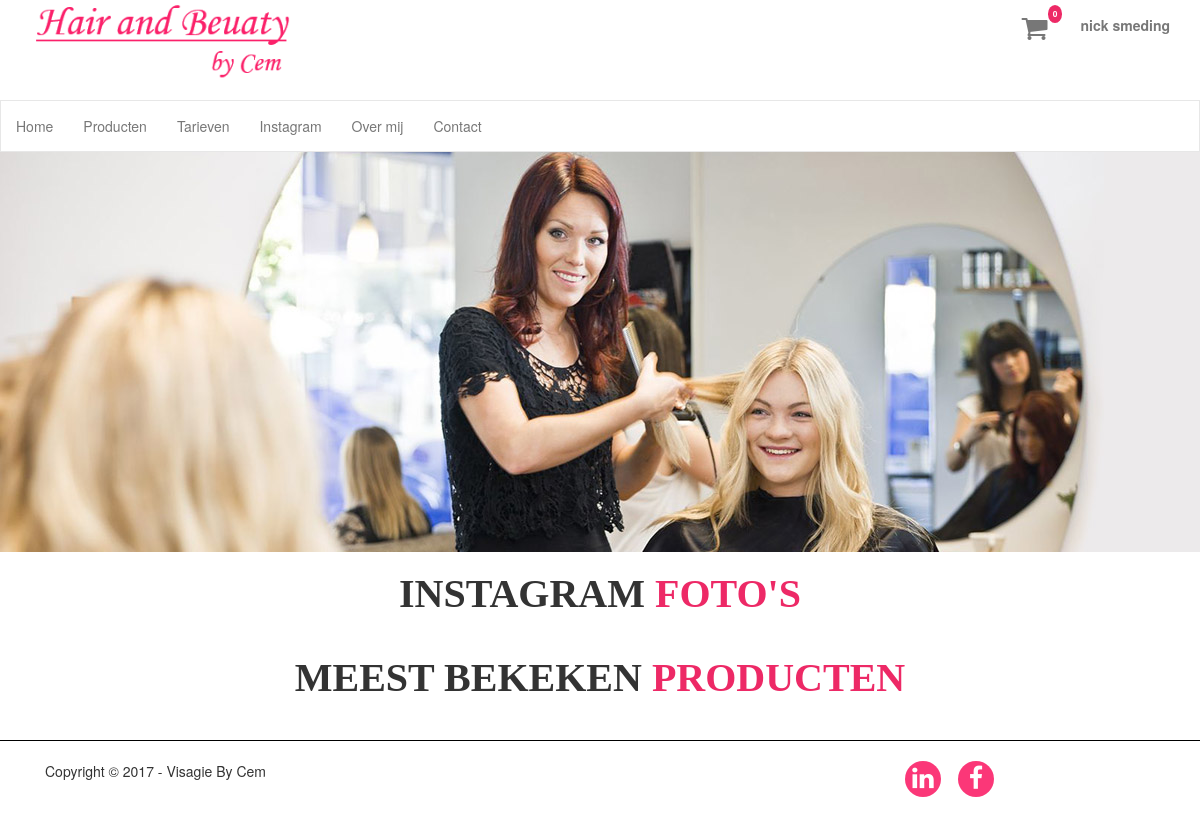
Before: /view/homepage.php (signed in) with the older database file.
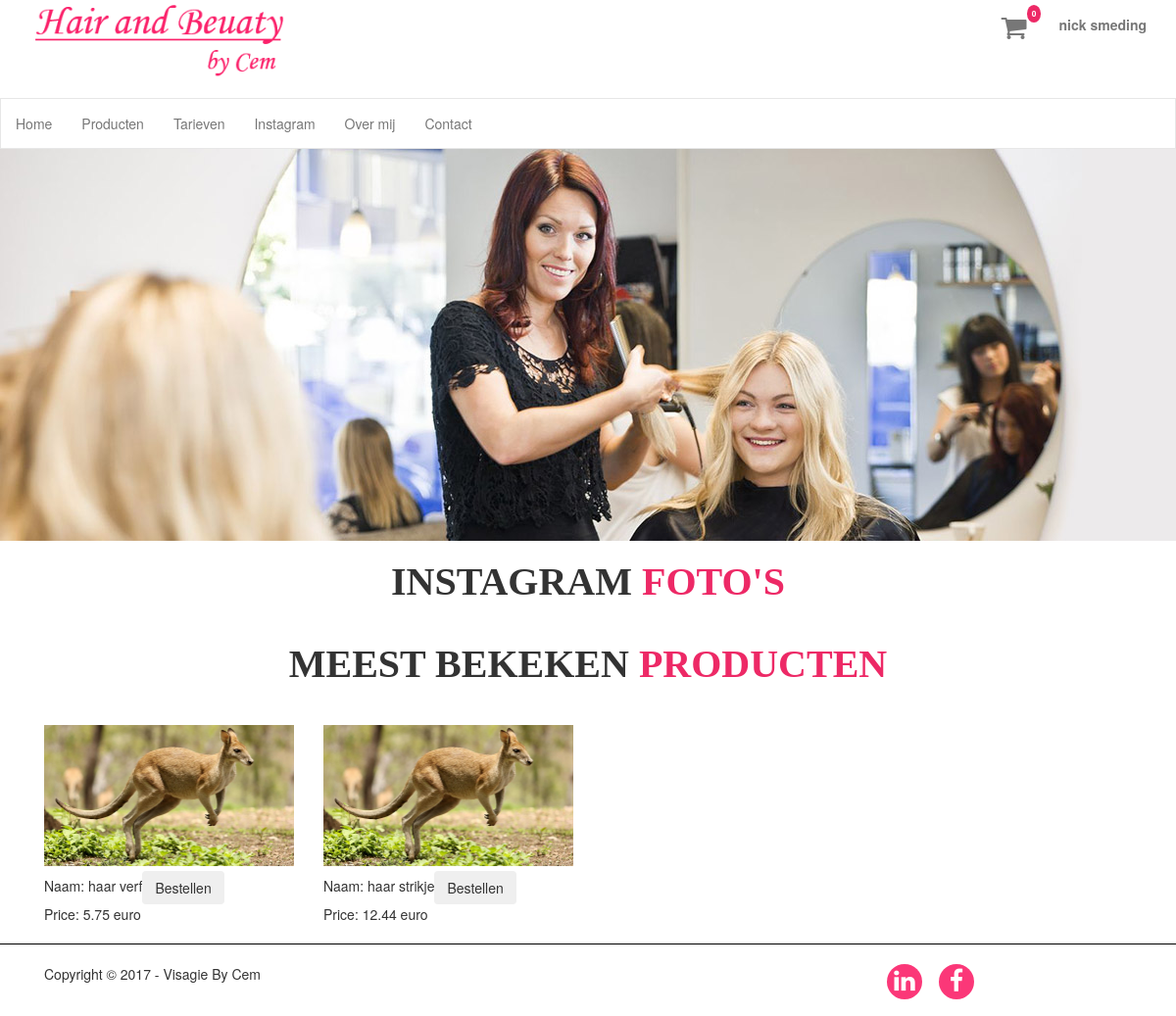
After: the same page with the newer database file.
### tables this page shows
CREATE TABLE IF NOT EXISTS `product` (
`id` int(8) NOT NULL,
  `img` int(8) DEFAULT NULL,
  `description` varchar(128) NOT NULL,
  `category` int(2) DEFAULT NULL,
  `stock` int(4) NOT NULL,
  `name` varchar(64) NOT NULL,
  `price` float NOT NULL,
  `active` tinyint(1) NOT NULL
);

CREATE TABLE IF NOT EXISTS `image` (
`id` int(8) NOT NULL,
  `path` varchar(64) NOT NULL,
  `date` date NOT NULL,
  `filename` varchar(32) NOT NULL
);

### classes/database.class.php (called while the page is built, shortened)
<?php
    class Database{
        private $host = "localhost";
        private $user = "root";
        private $pass = "";
        private $dbname = "visagie_by_cem";
        private $dbh;
        private $stmt;
        public function __construct(){
            $dsn = 'mysql:host=' . $this->host . ';dbname=' . $this->dbname;
            try{
                $this->dbh = new PDO($dsn, $this->user, $this->pass);
            }
            catch(PDOException $e){
                $this->error = $e->getMessage();
            }
        }
        public function query($query){
            $this->stmt = $this->dbh->prepare($query);
        }
        public function bind($param, $value, $type = null){
            if (is_null($type)) {
                switch (true) {
                    case is_int($value):
                        $type = PDO::PARAM_INT;
                        break;
                    default:
                        $type = PDO::PARAM_STR;
                }
            }
            $this->stmt->bindValue($param, $value, $type);
        }
        public function execute(){
            return $this->stmt->execute();
        }
        public function resultset(){
            $this->execute();
            return $this->stmt->fetchAll(PDO::FETCH_ASSOC);
        }
    }
?>

### classes/product.class.php (called while the page is built, shortened)
<?php
    class Product{
        public function selectAllProducts()
        {
            $selectAllProducts = new Database();
            $selectAllProducts->query("SELECT product.id, product.description, product.category, product.stock, product.name, product.price, product.active, image.path, image.date, image.filename FROM product INNER JOIN image ON product.img = image.id WHERE product.active = :active");
            $selectAllProducts->bind(":active", 1);
            $selectAllProducts->execute();
            $products = $selectAllProducts->resultset();
            return $products;
        }
    }
?>

### view/homepage.php (the view, shortened to what this page needs)
<?php
    include_once('../classes/database.class.php');
    include_once('../classes/product.class.php');
    include_once('inc/head.php');
    $productClass = new Product();
    $products = $productClass->selectAllProducts();
    include_once('inc/header.php');
?>
<div class="header-img-div mobile">
    <img  class="header-img" src="../assets/images/brancheheader-kapper.jpg">
</div>
<div class="container">
    <div class="row">
        <div class="col-sm-12">
            <br><h2><b>Instagram <span>foto's</span></b></h2><br>
        </div>
        <div class="col-sm-12">
            <br><h2><b>Meest bekeken <span>producten</span></b></h2><br>
            <?php
                foreach($products as $product){
                    $price = $product['price'] / 100;
                    echo '<div class="col-md-3 col-xs-3 single-product">';
                        echo '<br><img  class="product-img" src="../'.$product['path'].$product['filename'].'"><br>';
                            echo 'Naam: ';
                            echo $product['name'];
                            echo'<button type="button" class="btn btn2 float-right" id="product-model" data-toggle="modal" data-id="'.$product["id"].'" data-name="'.$product['name'].'" data-price="'.$price.'" data-target="#myModal">Bestellen</button>';
                            echo '<br>';
                            echo '<div class="bottom-single-product">';
                                echo 'Price: '.$price.' euro ';
                            echo '</div>';
                    echo '</div>';
                }
            ?>
        </div>
    </div>
</div>
<?php
    include_once('inc/footer.php');
?>

Changed rows visible on the page:
now on this page (row edited): product: img.filename (picture), name "haar verf", price "5.75"
now on this page (row edited): product: img.filename (picture), name "haar strikje", price "12.44"
